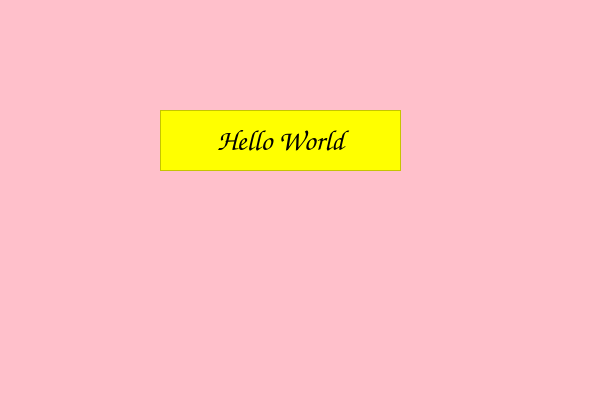
<?xml version="1.0" encoding="UTF-8"?>
<ui version="4.0">
 <class>Form</class>
 <widget class="QWidget" name="Form">
  <property name="geometry">
   <rect>
    <x>0</x>
    <y>0</y>
    <width>600</width>
    <height>400</height>
   </rect>
  </property>
  <property name="font">
   <font>
    <family>Comic Sans MS</family>
    <pointsize>14</pointsize>
   </font>
  </property>
  <property name="windowTitle">
   <string>Python GUI Application</string>
  </property>
  <property name="autoFillBackground">
   <bool>false</bool>
  </property>
  <property name="styleSheet">
   <string notr="true">background-color: pink</string>
  </property>
  <widget class="QLabel" name="label">
   <property name="geometry">
    <rect>
     <x>160</x>
     <y>110</y>
     <width>241</width>
     <height>61</height>
    </rect>
   </property>
   <property name="font">
    <font>
     <family>Comic Sans MS</family>
     <pointsize>22</pointsize>
    </font>
   </property>
   <property name="acceptDrops">
    <bool>false</bool>
   </property>
   <property name="layoutDirection">
    <enum>Qt::LeftToRight</enum>
   </property>
   <property name="autoFillBackground">
    <bool>false</bool>
   </property>
   <property name="styleSheet">
    <string notr="true">background-color: yellow</string>
   </property>
   <property name="frameShape">
    <enum>QFrame::StyledPanel</enum>
   </property>
   <property name="frameShadow">
    <enum>QFrame::Raised</enum>
   </property>
   <property name="lineWidth">
    <number>2</number>
   </property>
   <property name="text">
    <string>Hello World</string>
   </property>
   <property name="alignment">
    <set>Qt::AlignCenter</set>
   </property>
   <property name="wordWrap">
    <bool>true</bool>
   </property>
  </widget>
 </widget>
 <resources/>
 <connections/>
</ui>
